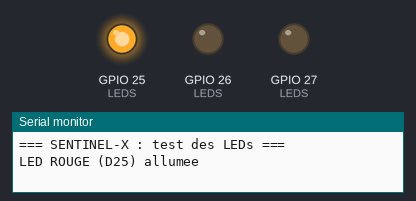
A sketch run on a simulated ESP32. Parts: output pins drawn as LEDs (lit = HIGH), the last lines printed to the serial monitor.

Above: at 1.0 s.
At 2.0 s:
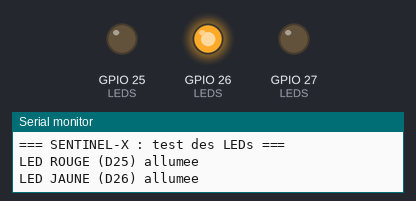
At 3.0 s:
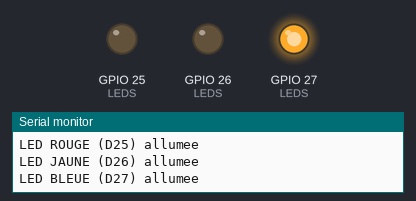
At 4.0 s:
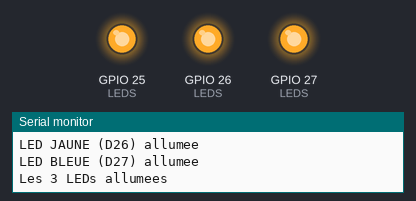
At 5.0 s:
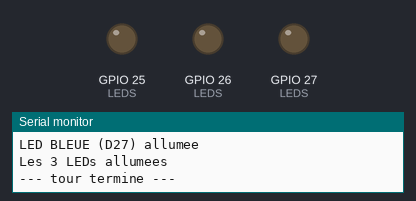
Timing chart, 0 to 7.0 s (numbered marks = the images above):
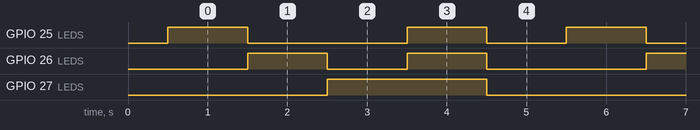

The sketch:

test_01_leds.ino
```cpp
/*
 * SENTINEL-X — Test 01 : LEDs (alertes et statut)
 * ------------------------------------------------
 * But : vérifier le câblage des 3 LEDs ET toute la chaîne de téléversement
 *       (driver USB, carte, IDE). C'est le test le plus simple : à faire en premier.
 *
 * Câblage testé :  D25 -> R1 220/150 ohms -> LED rouge (+) ; (-) -> GND
 *                  D26 -> R2 -> LED jaune ; D27 -> R3 -> LED bleue
 *
 * Résultat attendu : rouge, jaune, bleue s'allument 1 s chacune, puis les 3
 *                    ensemble, en boucle. Le moniteur série (115200) indique
 *                    quelle LED DEVRAIT être allumée.
 * Si une LED reste éteinte : la retourner (grande patte côté résistance),
 *                    vérifier que ses 2 pattes sont dans 2 rangées différentes.
 */

// Numéros GPIO (sérigraphie D25 = GPIO 25 ; dans le code on écrit juste 25)
const int LED_ROUGE = 25;  // Alerte intrusion
const int LED_JAUNE = 26;  // Alerte environnement
const int LED_BLEUE = 27;  // Statut connexion

const int LEDS[]   = {LED_ROUGE, LED_JAUNE, LED_BLEUE};
const char* NOMS[] = {"ROUGE (D25)", "JAUNE (D26)", "BLEUE (D27)"};

void toutEteindre() {
  for (int i = 0; i < 3; i++) digitalWrite(LEDS[i], LOW);
}

void setup() {
  Serial.begin(115200);
  delay(500);
  Serial.println("\n=== SENTINEL-X : test des LEDs ===");

  // Les broches des LEDs sont des SORTIES : l'ESP32 envoie 3,3 V (HIGH) ou 0 V (LOW)
  for (int i = 0; i < 3; i++) pinMode(LEDS[i], OUTPUT);
  toutEteindre();
}

void loop() {
  // 1) Chaque LED seule, l'une après l'autre
  for (int i = 0; i < 3; i++) {
    Serial.printf("LED %s allumee\n", NOMS[i]);
    digitalWrite(LEDS[i], HIGH);
    delay(1000);
    digitalWrite(LEDS[i], LOW);
  }

  // 2) Les 3 ensemble (vérifie qu'aucune ne baisse quand les autres s'allument)
  Serial.println("Les 3 LEDs allumees");
  for (int i = 0; i < 3; i++) digitalWrite(LEDS[i], HIGH);
  delay(1000);
  toutEteindre();

  Serial.println("--- tour termine ---");
  delay(1000);
}
```

Measured:
- by itself, GPIO 25 (LEDS): repeats every 5.0 s: LOW 2.0 s, HIGH 1.0 s, LOW 1.0 s, HIGH 1.0 s
- by itself, GPIO 26 (LEDS): repeats every 5.0 s: LOW 1.0 s, HIGH 1.0 s, LOW 2.0 s, HIGH 1.0 s
- by itself, GPIO 27 (LEDS): alternates HIGH for 2.0 s and LOW for 3.0 s
